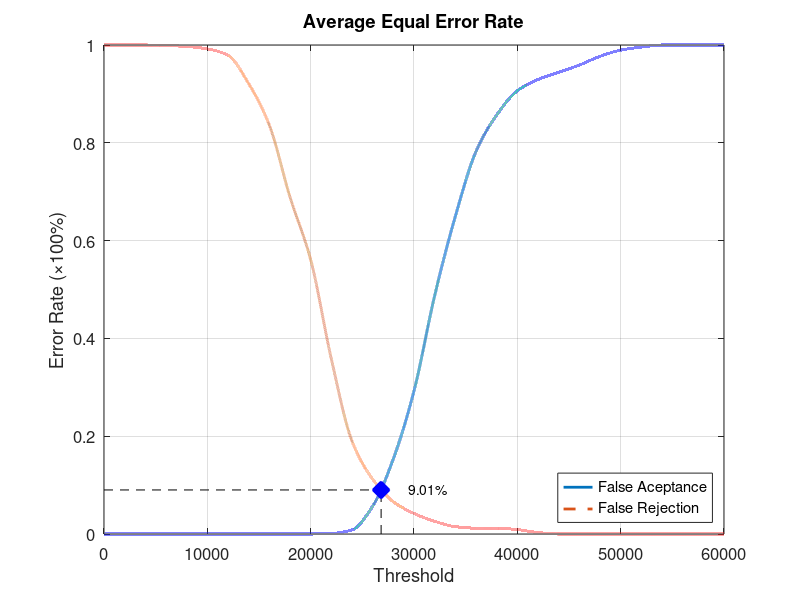
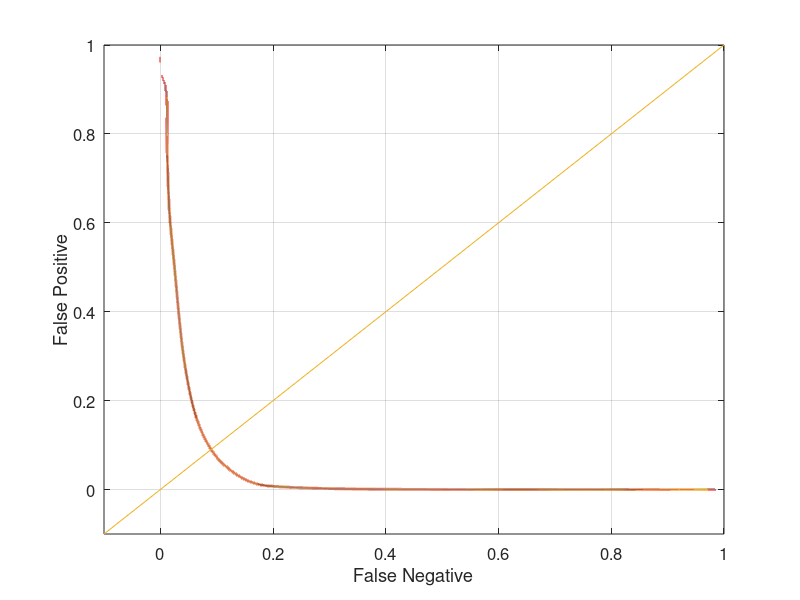

Write MATLAB code to recreate these figures, in order.
function yEER = Database1Average
close all;
clear;
clc;
x = 0:2000:60000;
xq = 0:0.5:60000;

y0 = [0 0 0 0 0 0 0 0 0 0 0 0.00105263 0.00842105 0.0568421 0.153684 0.292632 0.487368 0.649474 0.782105 0.856842 0.906316 0.929474 0.944211 0.958947 0.976842 0.989474 0.99579 1 1 1 1];
yy0 = interp1(x, y0, xq, 'pchip');
y1 = [1 1 1 0.999 0.997 0.992 0.979 0.921 0.836 0.689 0.561 0.358 0.19 0.112 0.066 0.042 0.026 0.015 0.012 0.012 0.009 0.003 0 0 0 0 0 0 0 0 0];
yy1 = interp1(x, y1, xq, 'pchip');

% Calculating EER: 
y2 = abs(y0 - y1);
find(y2 == min(y2))
yy2 = abs(yy0 - yy1);
xEER = find(yy2 == min(yy2));
xEERIndex = xq(xEER) % X-axis EER
yEER = yy0(xEER) % Y-axis EER

main = figure
plot(xq, yy0,'-','LineWidth', 2);	hold on
plot(xq, yy1,'--','LineWidth', 2);	hold on
plot([xEERIndex xEERIndex], [0 yEER], 'k--');	hold on
plot([0 xEERIndex], [yEER yEER], 'k--');	hold on
plot(xEERIndex, yEER, 'bx', 'LineWidth', 10);	hold on
text(xEERIndex + 10 * xEERIndex / 100, yEER, [num2str(round((10000 * yEER)) / 100) '%'])
legend('False Aceptance', 'False Rejection', 'Location', 'SouthEast')
xlabel('Threshold')
ylabel('Error Rate (\times100%)')
title('Average Equal Error Rate')
set(gca, 'FontSize', 12)
axis([0 60000 0 1])
grid on

print(main, 'Database1AverageMain', '-dpng');
FNRxFPR = figure('Color', [1 1 1]);
plot(yy1, yy0, '-', yy1, yy0, 'LineWidth', 2);
hold on
y = -0.1:0.1:1
plot(y, y); 
set(gca, 'FontSize', 12)
xlabel('False Negative')
ylabel('False Positive')
axis([-0.1 1 -0.1 1])
set(gca, 'FontSize', 12)
grid on

print(FNRxFPR, 'Database1AverageFNRxFPR','-dpng');
end
